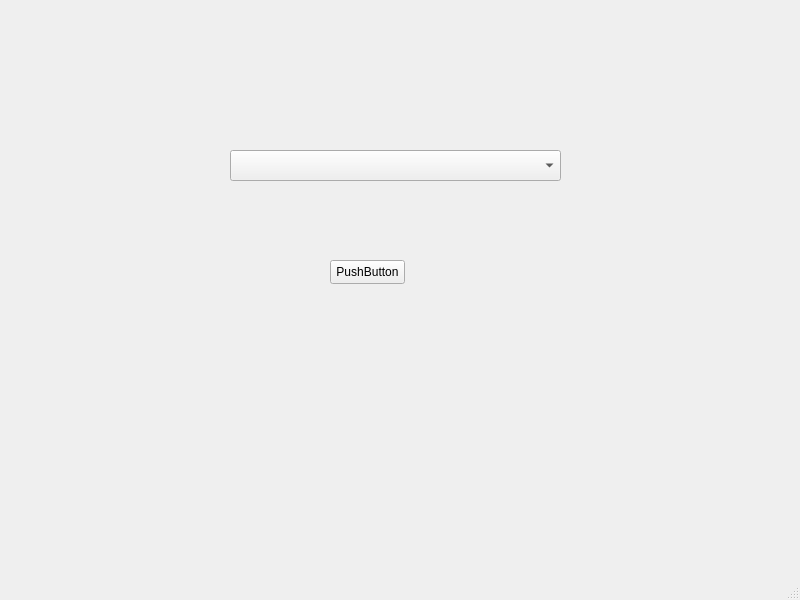
<?xml version="1.0" encoding="UTF-8"?>
<ui version="4.0">
 <class>MainWindow</class>
 <widget class="QMainWindow" name="MainWindow">
  <property name="geometry">
   <rect>
    <x>0</x>
    <y>0</y>
    <width>800</width>
    <height>600</height>
   </rect>
  </property>
  <property name="windowTitle">
   <string>MainWindow</string>
  </property>
  <widget class="QWidget" name="centralwidget">
   <widget class="QComboBox" name="comboBox">
    <property name="geometry">
     <rect>
      <x>230</x>
      <y>150</y>
      <width>331</width>
      <height>31</height>
     </rect>
    </property>
   </widget>
   <widget class="QPushButton" name="pushButton">
    <property name="geometry">
     <rect>
      <x>330</x>
      <y>260</y>
      <width>75</width>
      <height>24</height>
     </rect>
    </property>
    <property name="text">
     <string>PushButton</string>
    </property>
   </widget>
  </widget>
  <widget class="QMenuBar" name="menubar">
   <property name="geometry">
    <rect>
     <x>0</x>
     <y>0</y>
     <width>800</width>
     <height>22</height>
    </rect>
   </property>
  </widget>
  <widget class="QStatusBar" name="statusbar"/>
 </widget>
 <resources/>
 <connections/>
</ui>
